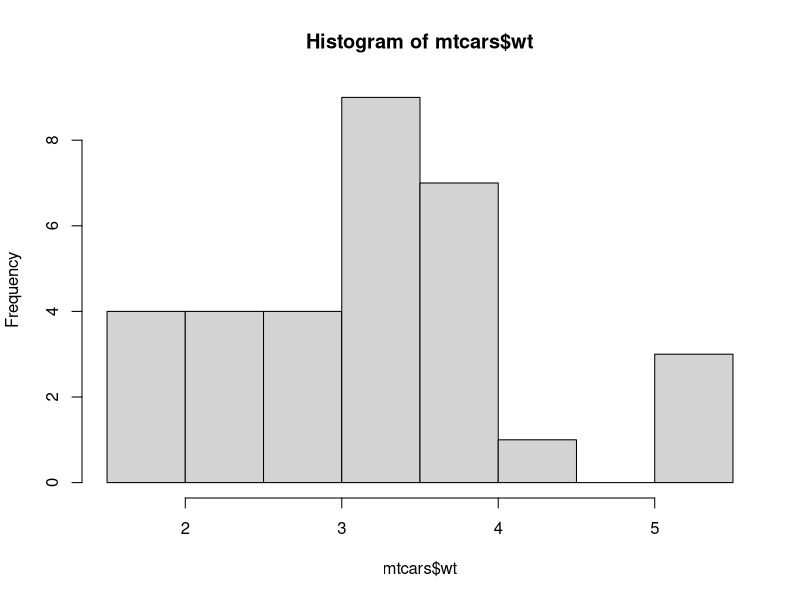
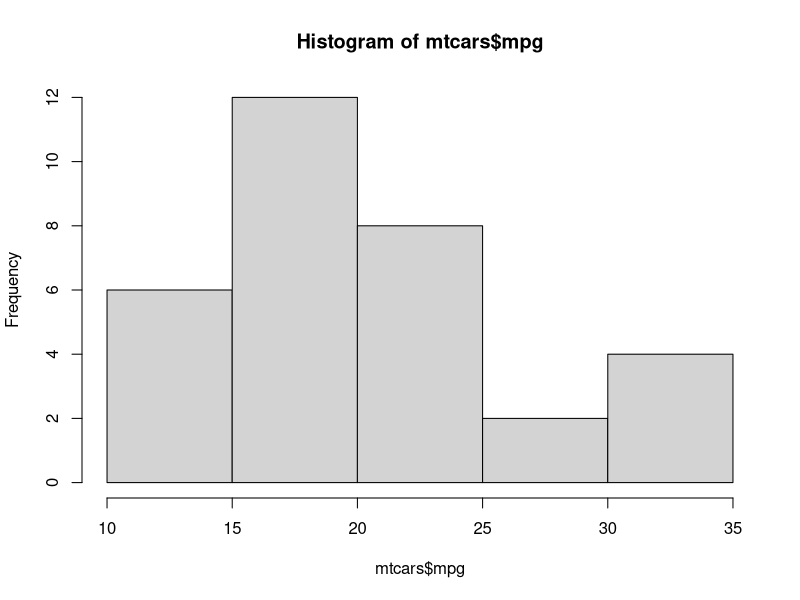
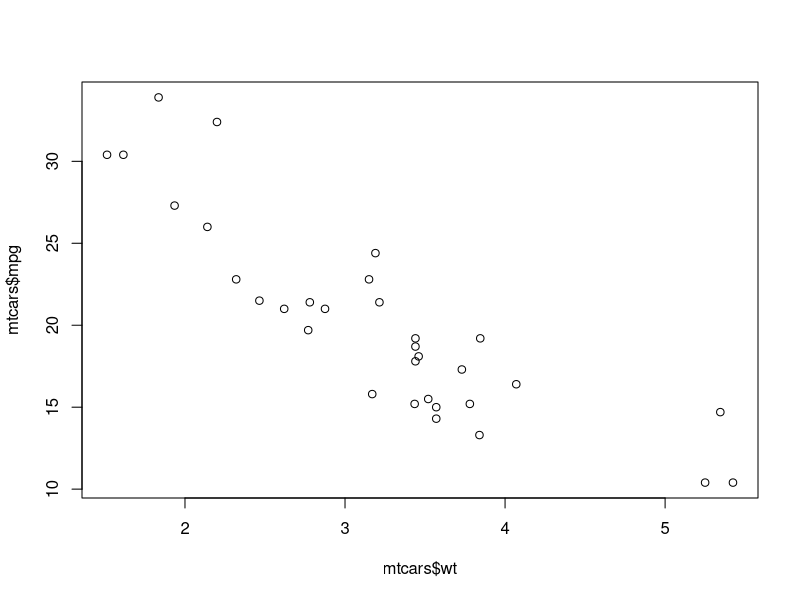
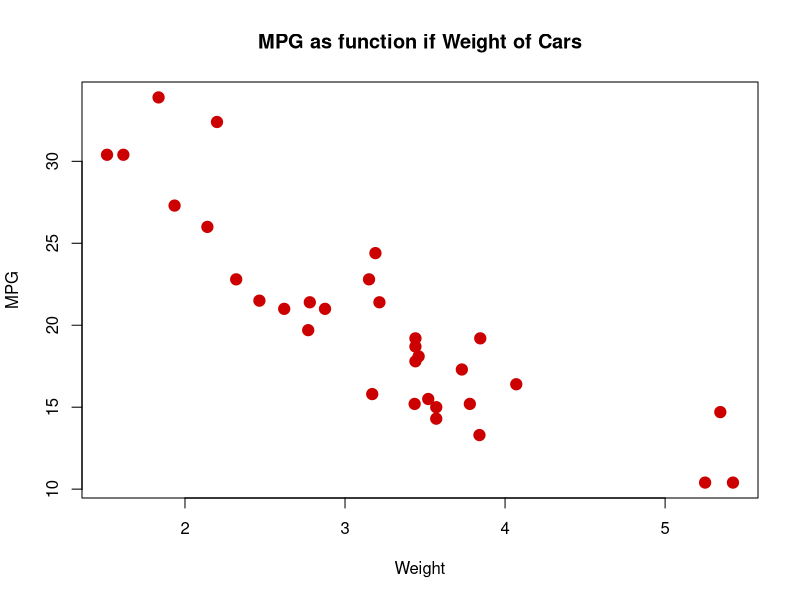

Source code (R) for these figures, in order:
library(datasets)
?mtcars
head(mtcars)

hist(mtcars$wt)
hist(mtcars$mpg)

plot(mtcars$wt, mtcars$mpg)

plot(mtcars$wt, mtcars$mpg,
     pch = 19, # solid circle
     cex = 1.5, # make 150% size
     col = "#cc0000",
     main = "MPG as function if Weight of Cars",
     xlab = "Weight",
     ylab = "MPG")

detach("package:datasets", unload = TRUE)
